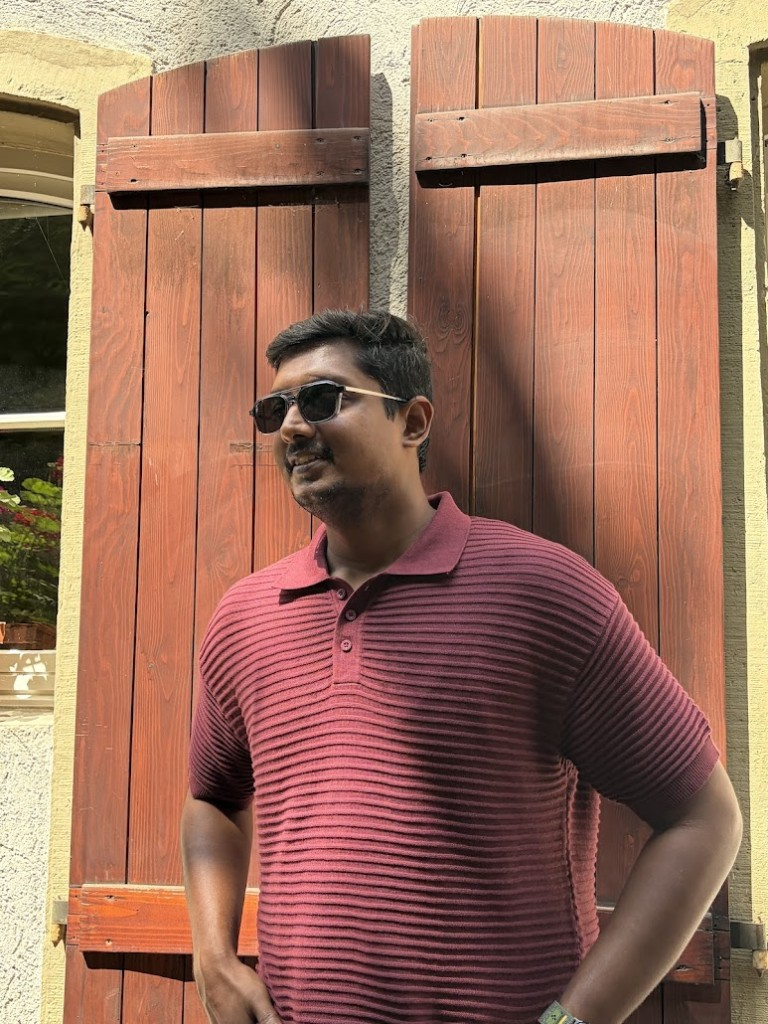
#> input picture assets/portrait.png, 768 x 1024 px
$ python ascii_from_avatar.py
#> lines starting #> are read from the running program, lines starting #| are printed output that depends on the picture
#> in _preprocess, img is the input picture: PIL image 768x1024 RGB; mean R, G, B 154.2, 111.7, 92.6
#!/usr/bin/env python3
"""Portrait helpers + optional ASCII cache for the neofetch card."""

from __future__ import annotations

import re
import shutil
import subprocess
from pathlib import Path

from PIL import Image, ImageEnhance, ImageFilter, ImageOps

RAMP = " .'`^\",:;Il!i><~+_-?][}{1)(|\\/tfjrxnuvczXYUJCLQ0OZmwqpdbkhao*#MW&8%B@$"


def _face_crop(img: Image.Image) -> Image.Image:
    """Tight face crop so identity fills the frame (Andrew-style framing).

    For the tall portrait (sunglasses waist-up shot, 768x1024) the face
    centre sits at roughly 44% across and 34% down the source. Cropping a
    square of 40% of the image width around that point frames the head
    with margin above and no clipping of the hair. The old 20%-80% /
    1%-50% box put the face in the lower-left corner instead.
    """
    w, h = img.size
#> w = 768; h = 1024
    if h >= w * 1.15:
        # Tall portrait (sunglasses waist-up shot)
        side = int(w * 0.40)
#> side = 307
        cx, cy = int(w * 0.443), int(h * 0.345)
#> cx = 340; cy = 353
        left = max(0, min(w - side, cx - side // 2))
#> left = 187
        top = max(0, min(h - side, cy - side // 2))
#> top = 200
        return img.crop((left, top, left + side, top + side))
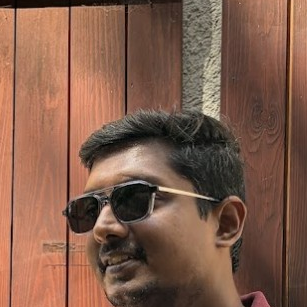
#> returned value: PIL image 307x307 RGB; mean R, G, B 128.5, 92.2, 74.8
    side = min(w, h)
    left = (w - side) // 2
    top = max(0, (h - side) // 2 - int(side * 0.05))
    return img.crop((left, top, left + side, min(h, top + side)))


def card_face_crop(img: Image.Image) -> Image.Image:
    """Square crop for the profile card, framed on the face.

    Measured on the 768x1024 source: the sunglass line sits at ~44% across
    and ~36% down, the hairline at ~29% down, the chin at ~46% down. A
    square of 36% of the image width centred on (44%, 36.5%) keeps the
    whole head in frame with a little headroom and cuts the wooden-door
    background down. The wider 40% crop used for the ASCII art clipped the
    chin at the bottom edge and gave the face too little of the frame.
    """
    w, h = img.size
    side = int(w * 0.36)
    cx, cy = int(w * 0.44), int(h * 0.365)
    left = max(0, min(w - side, cx - side // 2))
    top = max(0, min(h - side, cy - side // 2))
    return img.crop((left, top, left + side, top + side))


def _preprocess(path: Path) -> Image.Image:
    img = ImageOps.exif_transpose(Image.open(path)).convert("RGB")
    img = _face_crop(img)
    w, h = img.size
#> w = 307; h = 307
    side = min(w, h)
#> side = 307
    img = img.crop(((w - side) // 2, (h - side) // 2, (w - side) // 2 + side, (h - side) // 2 + side))
    g = img.convert("L")
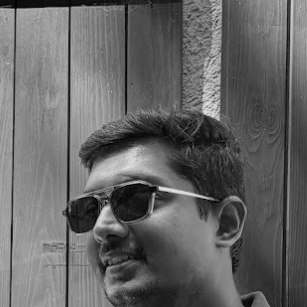
#> g: PIL image 307x307 L; min 0, max 230, mean 101.1
    px = sorted(g.getdata())
#> px = 94249 items
    n = len(px)
#> n = 94249
    lo, hi = px[int(n * 0.03)], px[int(n * 0.97)]
#> lo = 23; hi = 168
    if hi > lo:
        g = g.point(lambda v, lo=lo, hi=hi: max(0, min(255, int((v - lo) * 255 / (hi - lo)))))
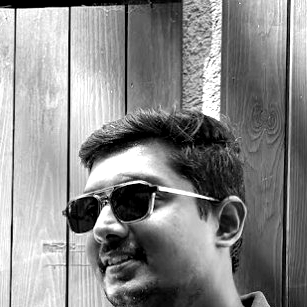
#> g: PIL image 307x307 L; min 0, max 255, mean 136.3
    g = ImageEnhance.Contrast(g).enhance(1.55)
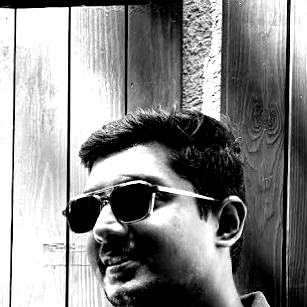
#> g: PIL image 307x307 L; min 0, max 255, mean 136
    g = ImageEnhance.Sharpness(g).enhance(1.35)
    g = g.filter(ImageFilter.GaussianBlur(radius=0.6))
    g = g.filter(ImageFilter.UnsharpMask(radius=1.6, percent=160, threshold=2))
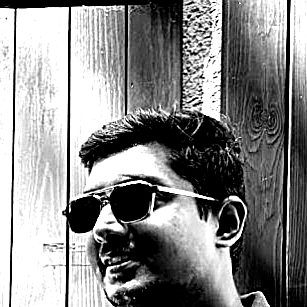
#> g: PIL image 307x307 L; min 0, max 255, mean 135.9
    return g


def _via_chafa(img_path: Path, cols: int, rows: int) -> list[str] | None:
    chafa = shutil.which("chafa")
    if not chafa:
        return None
    face = _preprocess(img_path)
    tmp = img_path.parent / "_face_tmp.png"
    face.save(tmp)
    try:
        proc = subprocess.run(
            [
                chafa,
                "-f",
                "symbols",
                "-s",
                f"{cols}x{rows}",
                "-c",
                "none",
                "--symbols",
                "ascii",
                "--font-ratio",
                "0.5",
                str(tmp),
            ],
            check=True,
            capture_output=True,
            text=True,
        )
        raw = re.sub(r"\x1b\[[0-9;]*[A-Za-z]", "", proc.stdout)
        lines = [ln.rstrip("\n") for ln in raw.splitlines() if ln.strip() != ""]
        if not lines:
            return None
        width = max(len(l) for l in lines)
        return [l.ljust(width)[:width] for l in lines][:rows]
    except (subprocess.CalledProcessError, FileNotFoundError):
        return None
    finally:
        if tmp.exists():
            tmp.unlink()


def _via_pillow(path: Path, cols: int, rows: int) -> list[str]:
    g = _preprocess(path).resize((cols, rows), Image.Resampling.LANCZOS)
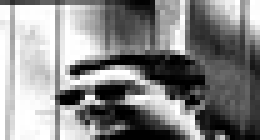
#> g: PIL image 52x28 L (shown 5 times larger); min 0, max 255, mean 135.9
    pixels = list(g.getdata())
#> pixels = 1456 values, max 255 at index 47, min 0 at index 597, mean 135.9
    n = len(RAMP) - 1
    lines: list[str] = []
    for y in range(rows):
        row = []
        for x in range(cols):
            val = 255 - pixels[y * cols + x]
            q = int((val / 255) * 8 + 0.5) / 8.0
            row.append(RAMP[max(0, min(n, int(q * n)))])
        lines.append("".join(row))
#> after the loop, lines = 28 items
    return lines


def image_to_ascii(path: Path, width: int = 52, height: int = 28) -> list[str]:
    lines = _via_chafa(path, width, height) or _via_pillow(path, width, height)
#> lines = 28 items
    w = max(len(l) for l in lines)
#> w = 52
    return [l.ljust(w)[:w] for l in lines]


def save_ascii_cache(lines: list[str], out: Path) -> None:
    out.parent.mkdir(parents=True, exist_ok=True)
    out.write_text("\n".join(lines) + "\n", encoding="utf-8")


if __name__ == "__main__":
    root = Path(__file__).resolve().parents[1]
    src = root / "assets" / "portrait.png"
    if not src.exists():
        src = root / "assets" / "avatar.png"
    lines = image_to_ascii(src)
#> lines = 28 items
    save_ascii_cache(lines, root / "cache" / "ascii.txt")
    for line in lines:
        print(line)
#> this loop made 28 passes
#| ww*wwwwJJJJwJxxxJJJJJww***$$$$*)))));)wJx)_;;;; ))
#|   _        _; ;;;__)xJJww******xx)_);)wJJx)__;; )_
#|   _        ); ;___))xwJwwww****x_)));xwwJx))_;; )_
#|   )        ); ;;__))xwJwwwww*w*x)))) xwwwJxx));;x_
#| ;;)        ); ;;__))xJJwwwwJwJ*x)))_ xwwwwJxx)__J_
#|   );; ;;   ); ;;__))xJJwwwwJJJwx))_; xwwwwwJxxx)J);;
#|   );;;_;   );  ;;_))xJJwwwwJJxJx))_ ;JwwwwwwJJJxw)__
#|   ) ;;;;;  );    ;__)JxJwJJJJxwx___ ;Jw**w*wJwwJwxx)
#> (further printed lines are left out)

$ run again, with assets/face.jpg saved as assets/portrait.png
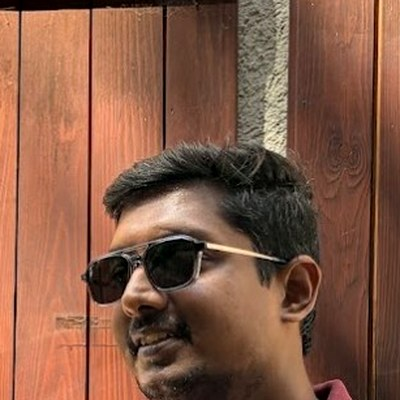
#> input picture assets/face.jpg, 400 x 400 px
#> in _preprocess, img is the input picture: PIL image 400x400 RGB; mean R, G, B 132.4, 89.8, 69.4
#> in _preprocess, `g = img.convert("L")`:
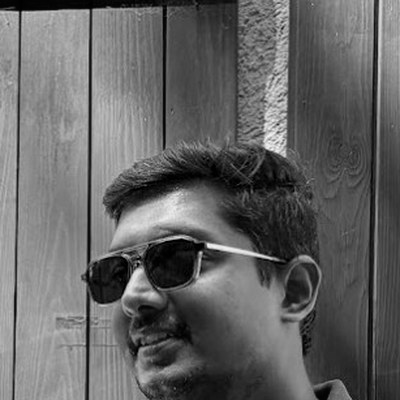
#> g: PIL image 400x400 L; min 0, max 247, mean 100.2
#> px = 160000 items
#> n = 160000
#> lo = 13; hi = 175
#> in _preprocess, `g = g.filter(ImageFilter.UnsharpMask(radius=1.6, percent=160, threshol..`:
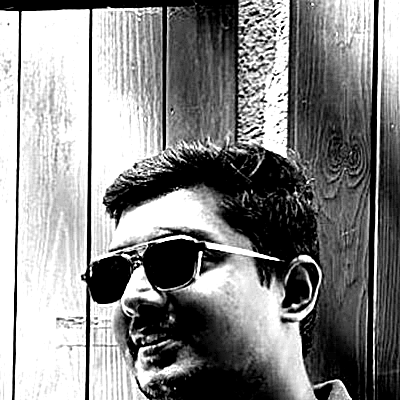
#> g: PIL image 400x400 L; min 0, max 255, mean 135.5
#> pixels = 1456 values, max 255 at index 47, min 0 at index 597, mean 135.4
#> after the loop in _via_pillow, `for y in range(rows):`: lines = 28 items
#> in image_to_ascii, `w = max(len(l) for l in lines)`: w = 52
#> `lines = image_to_ascii(src)`: lines = 28 items
#> the loop `for line in lines:` made 28 passes
#| ww*wwwwJJJJwJxxJJJJJJ*w***$$$$*)))));)wJx)_;;;; ))
#|   _        _; ;;;__)xJJww****$*xx)_);)wJJx)__;; )_
#|   _        ); ;__)))xwJwwww****x_)));xwwJx))_;; x_
#|   _        ); ;;__))xwJwwwww*w*x)))) xwwwJxx)_;;x_
#| ;;)        ); ;;__))xJJwwwwJwJwx)))_ xwwwwJxx)__J_
#> (further printed lines are left out)
